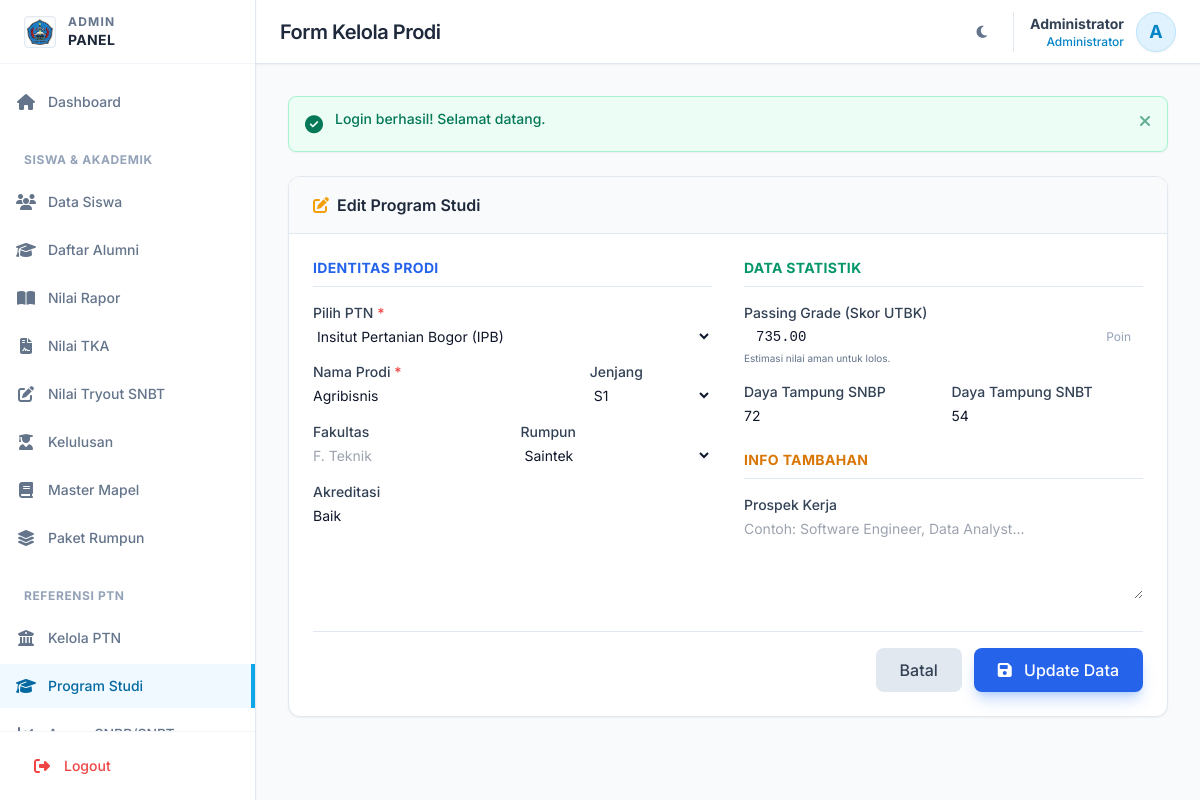
The page /admin/kelola-prodi.php?action=edit&id=990 (signed in) on the database its author committed.
### tables this page shows
CREATE TABLE `users` (
  `id` int NOT NULL,
  `username` varchar(50) NOT NULL,
  `password` varchar(255) NOT NULL,
  `role` enum('siswa','admin') DEFAULT 'siswa',
  `nama` varchar(100) NOT NULL,
  `is_active` tinyint(1) DEFAULT '1',
  `created_at` timestamp NULL DEFAULT CURRENT_TIMESTAMP,
  `updated_at` timestamp NULL DEFAULT CURRENT_TIMESTAMP ON UPDATE CURRENT_TIMESTAMP
);

CREATE TABLE `prodi` (
  `id` int NOT NULL,
  `ptn_id` int NOT NULL,
  `nama` varchar(150) NOT NULL,
  `jenjang` varchar(10) DEFAULT 'S1',
  `fakultas` varchar(100) DEFAULT NULL,
  `rumpun` varchar(50) DEFAULT 'Saintek',
  `passing_grade` decimal(10,2) DEFAULT '0.00',
  `daya_tampung_snbp` int DEFAULT '0',
  `daya_tampung_snbt` int DEFAULT '0',
  `daya_tampung` int DEFAULT '0',
  `akreditasi` enum('Unggul','Baik Sekali','Baik','A','B','C') DEFAULT 'Baik',
  `deskripsi` text,
  `prospek_kerja` text,
  `created_at` timestamp NULL DEFAULT CURRENT_TIMESTAMP
);

CREATE TABLE `ptn` (
  `id` int NOT NULL,
  `nama` varchar(150) NOT NULL,
  `singkatan` varchar(20) DEFAULT NULL,
  `kota` varchar(100) DEFAULT '-',
  `provinsi` varchar(100) DEFAULT '-',
  `alamat` text,
  `website` varchar(255) DEFAULT '-',
  `jenis` varchar(50) DEFAULT 'Negeri',
  `created_at` timestamp NULL DEFAULT CURRENT_TIMESTAMP
);

### admin/kelola-prodi.php (the view, shortened to what the rows shown need)
<?php
$pageTitle = 'Form Kelola Prodi';
require_once __DIR__ . '/../includes/Database.php';
require_once __DIR__ . '/../includes/functions.php';
$db = Database::getInstance();
$action = get('action');
$id = get('id');
$editData = null;
if ($action === 'edit' && $id) {
    $editData = $db->queryOne("SELECT * FROM prodi WHERE id = ?", [$id]);
}
$ptnList = $db->query("SELECT id, nama, singkatan FROM ptn ORDER BY nama ASC");
require_once __DIR__ . '/../templates/header-admin.php';
?>
<div class="max-w-5xl mx-auto">
    <div class="bg-white dark:bg-slate-800 rounded-xl border border-slate-200 dark:border-slate-700 shadow-sm overflow-hidden">
        <div class="p-6">
            <form method="POST">
                <div class="grid grid-cols-1 lg:grid-cols-2 gap-8">
                    <div class="space-y-4">
                        <div>
                            <label class="block text-sm font-medium text-slate-700 dark:text-slate-300 mb-1">Pilih PTN <span class="text-red-500">*</span></label>
                            <select name="ptn_id" class="block w-full rounded-lg border-slate-300 dark:border-slate-600 bg-white dark:bg-slate-700 text-slate-900 dark:text-white focus:outline-none focus:ring-2 focus:ring-blue-500 sm:text-sm" required>
                                <?php foreach ($ptnList as $ptn): ?>
                                    <option value="<?= $ptn['id'] ?>" <?= ($editData['ptn_id'] ?? '') == $ptn['id'] ? 'selected' : '' ?>>
                                        <?= $ptn['nama'] ?> (<?= $ptn['singkatan'] ?>)
                                    </option>
                                <?php endforeach; ?>
                            </select>
                        </div>
                        <div class="grid grid-cols-3 gap-4">
                            <div class="col-span-2">
                                <label class="block text-sm font-medium text-slate-700 dark:text-slate-300 mb-1">Nama Prodi <span class="text-red-500">*</span></label>
                                <input type="text" name="nama" class="block w-full rounded-lg border-slate-300 dark:border-slate-600 bg-white dark:bg-slate-700 text-slate-900 dark:text-white focus:outline-none focus:ring-2 focus:ring-blue-500 sm:text-sm"
                                       required value="<?= sanitize($editData['nama'] ?? '') ?>" placeholder="Teknik Informatika">
                            </div>
                            <div>
                                <label class="block text-sm font-medium text-slate-700 dark:text-slate-300 mb-1">Jenjang</label>
                                <select name="jenjang" class="block w-full rounded-lg border-slate-300 dark:border-slate-600 bg-white dark:bg-slate-700 text-slate-900 dark:text-white focus:outline-none focus:ring-2 focus:ring-blue-500 sm:text-sm">
                                    <?php foreach(['S1', 'D4', 'D3'] as $j): ?>
                                        <option value="<?= $j ?>" <?= ($editData['jenjang'] ?? 'S1') == $j ? 'selected' : '' ?>><?= $j ?></option>
                                    <?php endforeach; ?>
                                </select>
                            </div>
                        </div>
                        <div class="grid grid-cols-2 gap-4">
                            <div>
                                <label class="block text-sm font-medium text-slate-700 dark:text-slate-300 mb-1">Rumpun</label>
                                <select name="rumpun" class="block w-full rounded-lg border-slate-300 dark:border-slate-600 bg-white dark:bg-slate-700 text-slate-900 dark:text-white focus:outline-none focus:ring-2 focus:ring-blue-500 sm:text-sm">
                                    <option value="Saintek" <?= ($editData['rumpun'] ?? '') == 'Saintek' ? 'selected' : '' ?>>Saintek</option>
                                </select>
                            </div>
                        </div>
                         <div>
                            <label class="block text-sm font-medium text-slate-700 dark:text-slate-300 mb-1">Akreditasi</label>
                             <input type="text" name="akreditasi" class="block w-full rounded-lg border-slate-300 dark:border-slate-600 bg-white dark:bg-slate-700 text-slate-900 dark:text-white focus:outline-none focus:ring-2 focus:ring-blue-500 sm:text-sm"
                                       value="<?= sanitize($editData['akreditasi'] ?? '') ?>" placeholder="Unggul / A / B">
                        </div>
                    </div>
                    <div class="space-y-6">
                        <div class="space-y-4">
                            <div>
                                <div class="relative">
                                    <input type="number" step="0.01" name="passing_grade" class="block w-full pl-3 pr-12 rounded-lg border-slate-300 dark:border-slate-600 bg-white dark:bg-slate-700 text-slate-900 dark:text-white focus:outline-none focus:ring-2 focus:ring-emerald-500 sm:text-sm font-mono"
                                           value="<?= $editData['passing_grade'] ?? '' ?>" placeholder="0.00">
                                    <div class="absolute inset-y-0 right-0 pr-3 flex items-center pointer-events-none">
                                        <span class="text-slate-400 text-xs">Poin</span>
                                    </div>
                                </div>
                            </div>
                            <div class="grid grid-cols-2 gap-4">
                                <div>
                                    <label class="block text-sm font-medium text-slate-700 dark:text-slate-300 mb-1">Daya Tampung SNBP</label>
                                    <input type="number" name="daya_tampung_snbp" class="block w-full rounded-lg border-slate-300 dark:border-slate-600 bg-white dark:bg-slate-700 text-slate-900 dark:text-white focus:outline-none focus:ring-2 focus:ring-emerald-500 sm:text-sm"
                                           value="<?= $editData['daya_tampung_snbp'] ?? 0 ?>">
                                </div>
                                <div>
                                    <label class="block text-sm font-medium text-slate-700 dark:text-slate-300 mb-1">Daya Tampung SNBT</label>
                                    <input type="number" name="daya_tampung_snbt" class="block w-full rounded-lg border-slate-300 dark:border-slate-600 bg-white dark:bg-slate-700 text-slate-900 dark:text-white focus:outline-none focus:ring-2 focus:ring-emerald-500 sm:text-sm"
                                           value="<?= $editData['daya_tampung_snbt'] ?? 0 ?>">
                                </div>
                            </div>
                        </div>
                    </div>
                </div>
            </form>
        </div>
    </div>
</div>
<?php require_once __DIR__ . '/../templates/footer.php'; ?>

### templates/header-admin.php (shortened to what the rows shown need)
<?php
require_once __DIR__ . '/../includes/Auth.php';
require_once __DIR__ . '/../includes/functions.php';
$auth = new Auth();
$auth->requireAdmin();
$auth->checkSessionTimeout(1800);
$user = $auth->getUser();
?>
<!DOCTYPE html>
<html lang="id" class="scroll-smooth">
<head>
    <link rel="stylesheet" href="https://cdnjs.cloudflare.com/ajax/libs/font-awesome/6.5.1/css/all.min.css">
    <script src="https://cdn.tailwindcss.com"></script>
</head>
<body class="bg-slate-50 text-slate-800 antialiased dark:bg-slate-900 dark:text-slate-100 transition-colors duration-300">
    <div class="flex h-screen overflow-hidden">
        <div class="flex-1 flex flex-col overflow-hidden relative">
            <header class="bg-white h-16 shadow-sm border-b border-slate-200 flex items-center justify-between px-4 sm:px-6 z-40 dark:bg-slate-800 dark:border-slate-700 transition-colors duration-300">
                <div class="flex items-center gap-4">
                    <h1 class="text-xl font-semibold text-slate-800 tracking-tight hidden sm:block dark:text-white">
                        <?= isset($pageTitle) ? $pageTitle : 'Dashboard' ?>
                    </h1>
                </div>
                <div class="flex items-center gap-4">
                    <div class="flex items-center gap-3 pl-4 border-l border-slate-200 dark:border-slate-600">
                        <div class="text-right hidden sm:block">
                            <div class="text-sm font-bold text-slate-700 dark:text-slate-200"><?= sanitize($user['nama']) ?></div>
                            <div class="text-xs text-sky-600 font-medium dark:text-sky-400">Administrator</div>
                        </div>
                        <div class="h-10 w-10 rounded-full bg-sky-100 border border-sky-200 flex items-center justify-center overflow-hidden text-sky-600 font-bold text-lg shadow-sm dark:bg-sky-900 dark:text-sky-300 dark:border-sky-700">
                            <?= strtoupper(substr($user['nama'], 0, 1)) ?>
                        </div>
                    </div>
                </div>
            </header>
            <main class="flex-1 overflow-x-hidden overflow-y-auto bg-slate-50 p-4 sm:p-6 lg:p-8 dark:bg-slate-900 transition-colors duration-300">

### rows shown on the page
users: nama "Administrator", nama "A"
prodi: ptn_id "Insitut Pertanian Bogor (IPB)", nama "Agribisnis", jenjang "S1", rumpun "Saintek", akreditasi "Baik", passing_grade "735.00", daya_tampung_snbp "72", daya_tampung_snbt "54"

### other values the page prints
$pageTitle "Form Kelola Prodi"
$msgContent "Login berhasil! Selamat datang."
